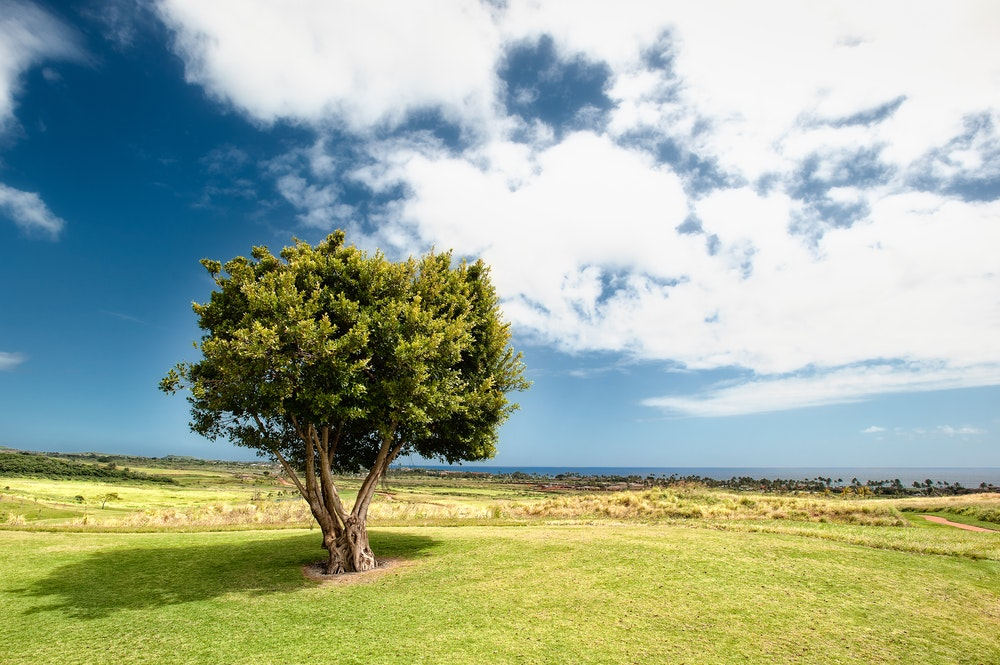
%> input picture Test Pictures/landscape.jpg, 1000 x 665 px
$ octave colorToGrayscale.m   (GNU Octave 9; MATLAB toolbox functions it lacks are replaced by stand-ins)
%> lines starting %> are read from the running program, lines starting %| are printed output that depends on the picture
image = imread('landscape.jpg');
%> image is the input picture: size 665x1000x3 uint8; mean R, G, B 160.3, 174.6, 153.9

% different approaches for converting color to grayscale images
average = (image(:,:,1) + image(:,:,1) + image(:,:,1))/3;
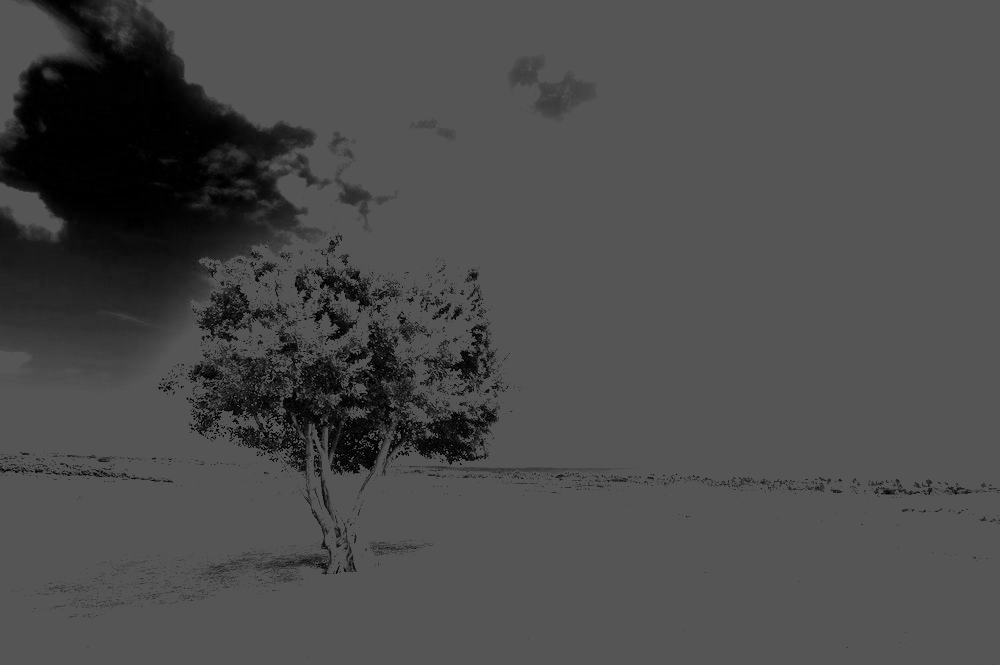
%> average: size 665x1000 uint8; min 0, max 85, mean 74.6
lightness = (max(image,[],3) + min(image,[],3))/2;
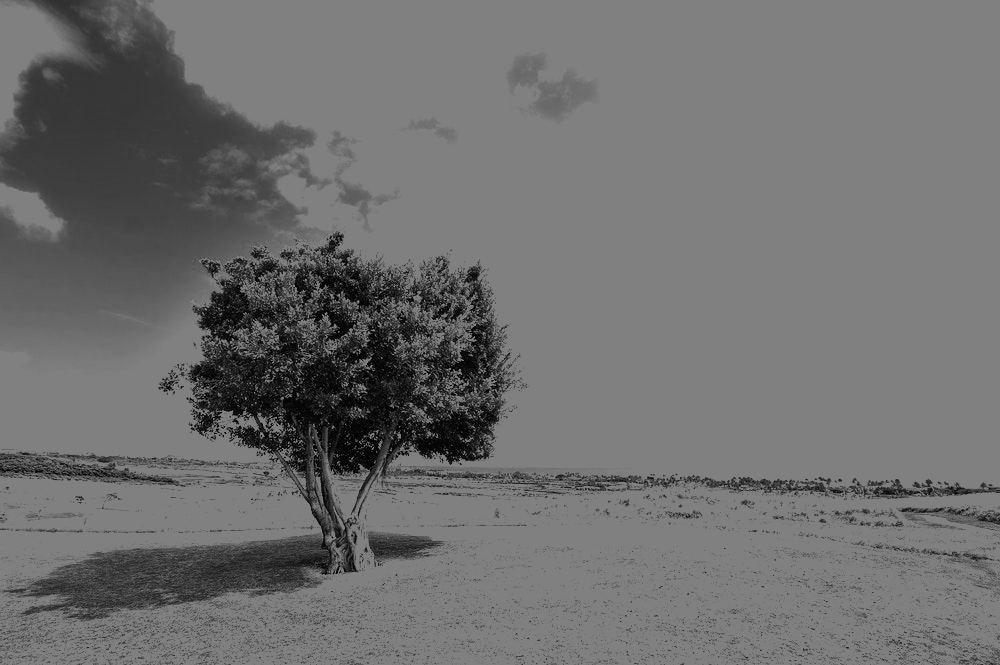
%> lightness: size 665x1000 uint8; min 0, max 128, mean 110.9
luminosity = 0.21*image(:,:,1) + 0.72*image(:,:,1) + 0.07*image(:,:,1);
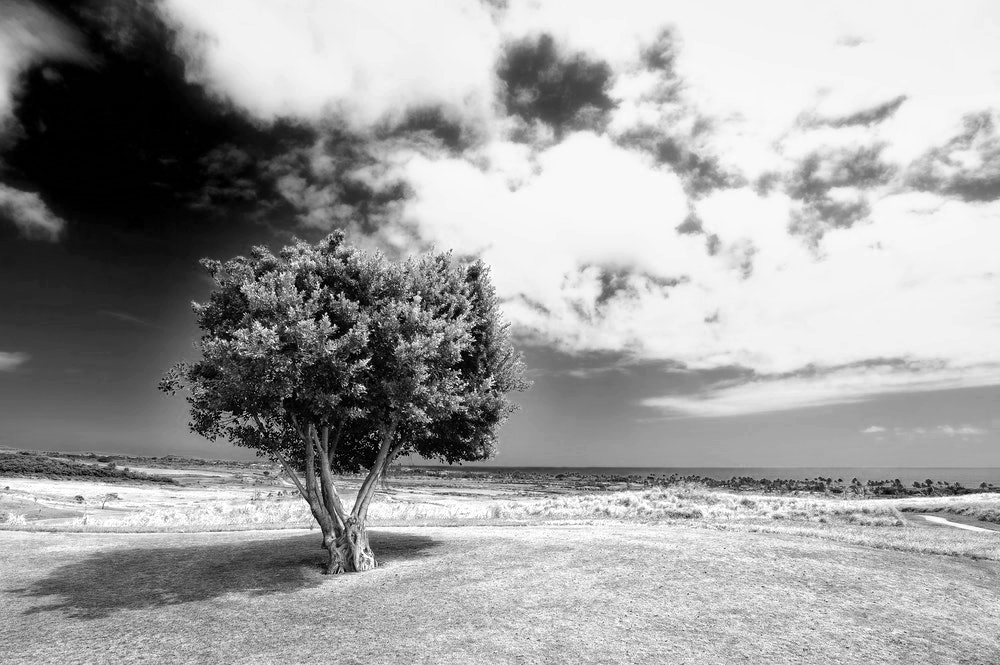
%> luminosity: size 665x1000 uint8; min 0, max 255, mean 160.3

montage({image, average, lightness, luminosity})
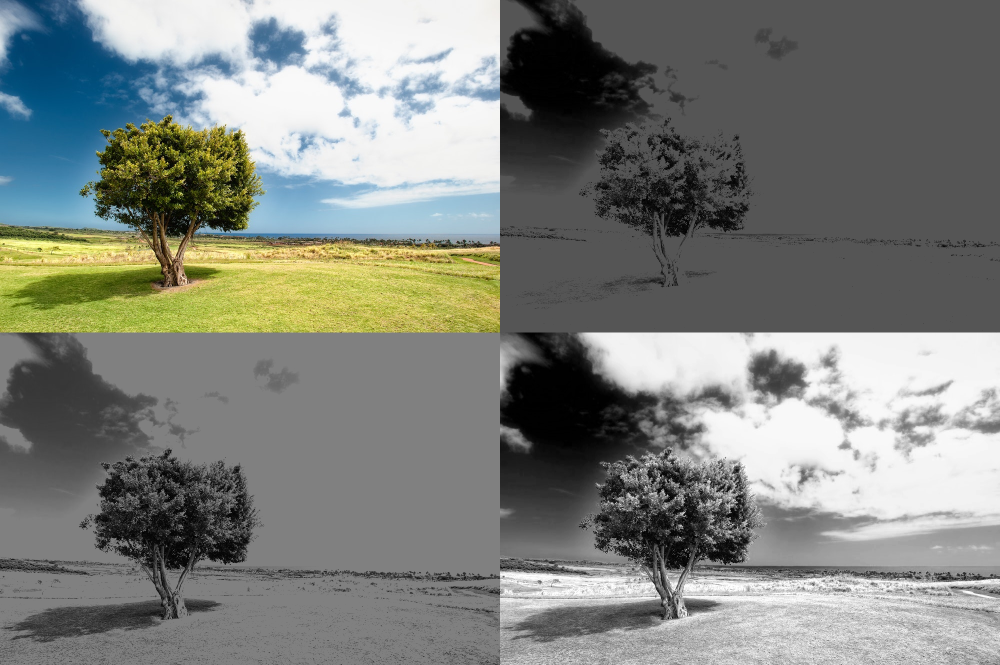
%> displayed picture: size 1330x2000x3, on the screen's scale of 0 to 255 (shown at 1/2 size); mean R, G, B 126.5, 130.1, 124.9

$ run again, with Test Pictures/cube.jpg copied over Test Pictures/landscape.jpg
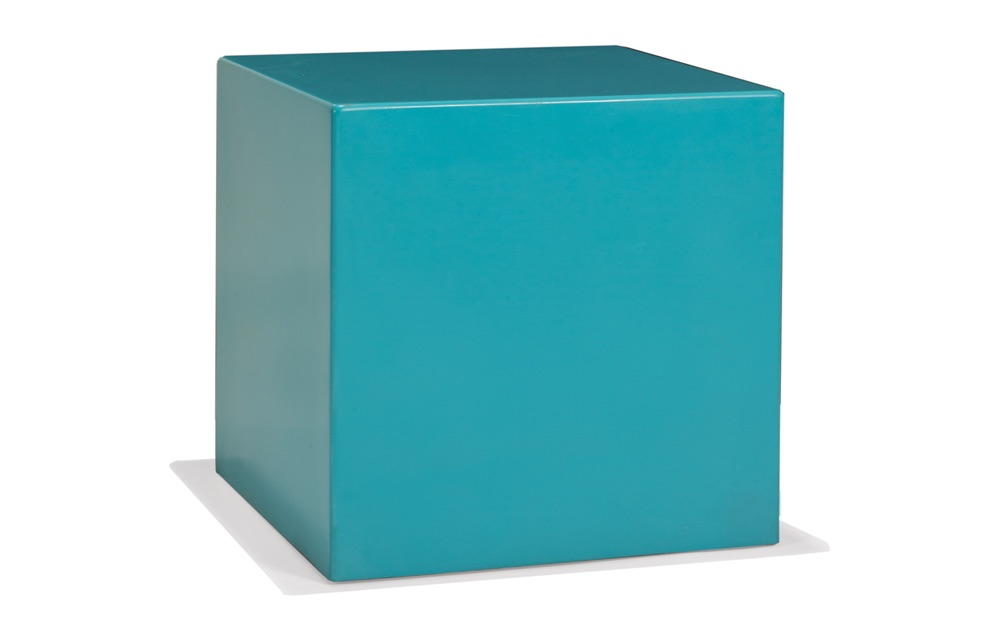
%> input picture Test Pictures/cube.jpg, 1000 x 636 px
%> image is the input picture: size 636x1000x3 uint8; mean R, G, B 162.1, 208.8, 213.6
%> `lightness = (max(image,[],3) + min(image,[],3))/2;`:
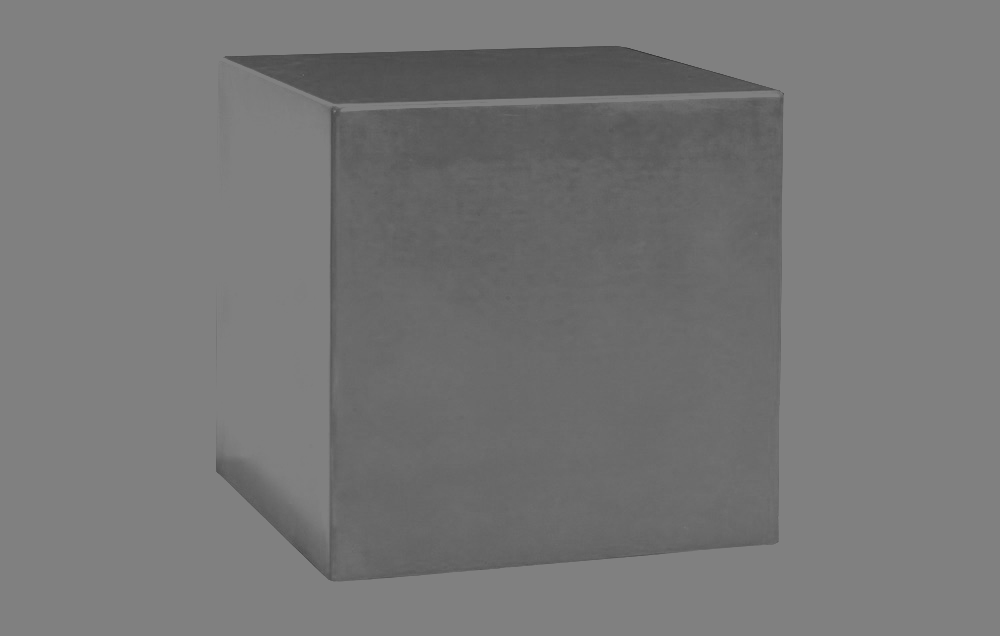
%> lightness: size 636x1000 uint8; min 48, max 128, mean 118.2
%> `montage({image, average, lightness, luminosity})`:
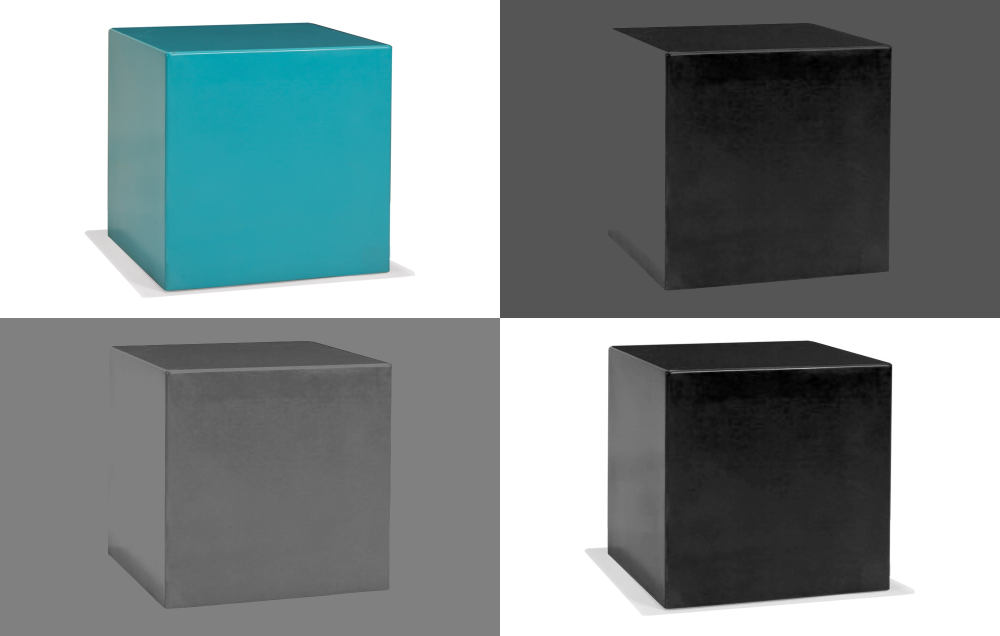
%> displayed picture: size 1272x2000x3, on the screen's scale of 0 to 255 (shown at 1/2 size); mean R, G, B 127.3, 139, 140.2
